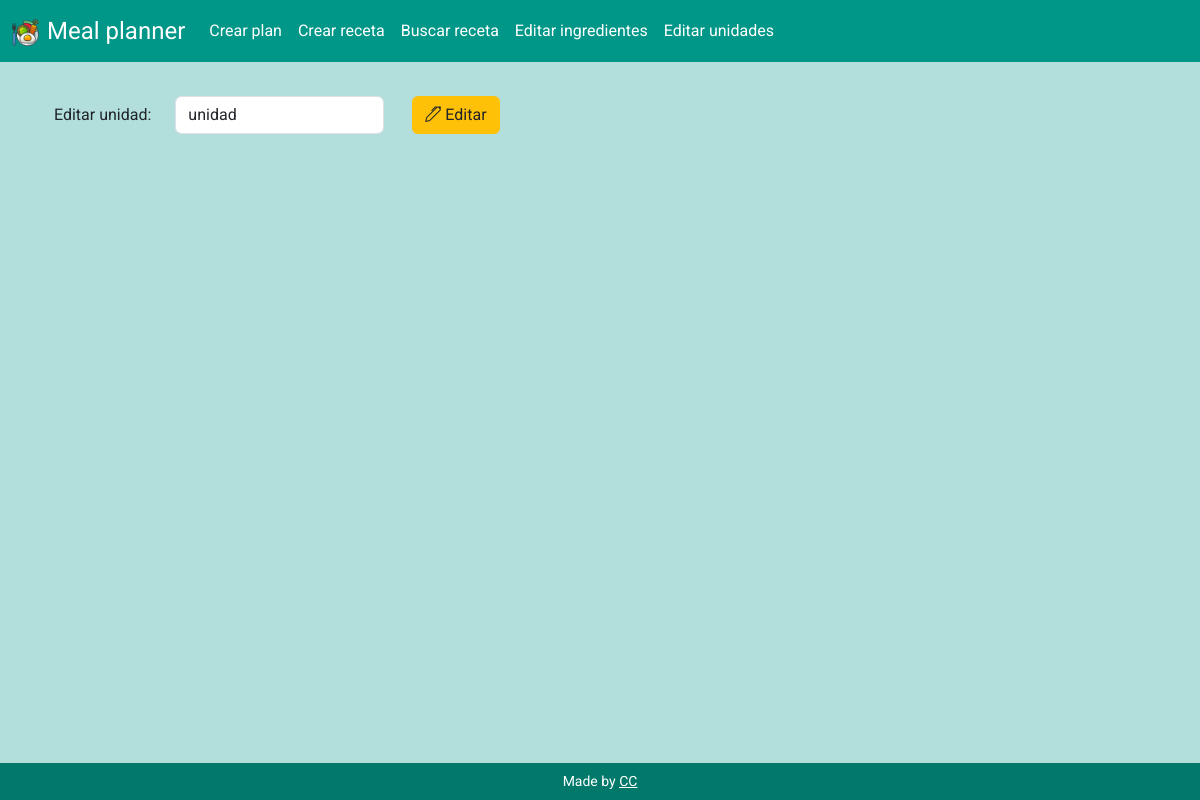
Page /edit_single_unit?unit_id=4 on the earlier database version.
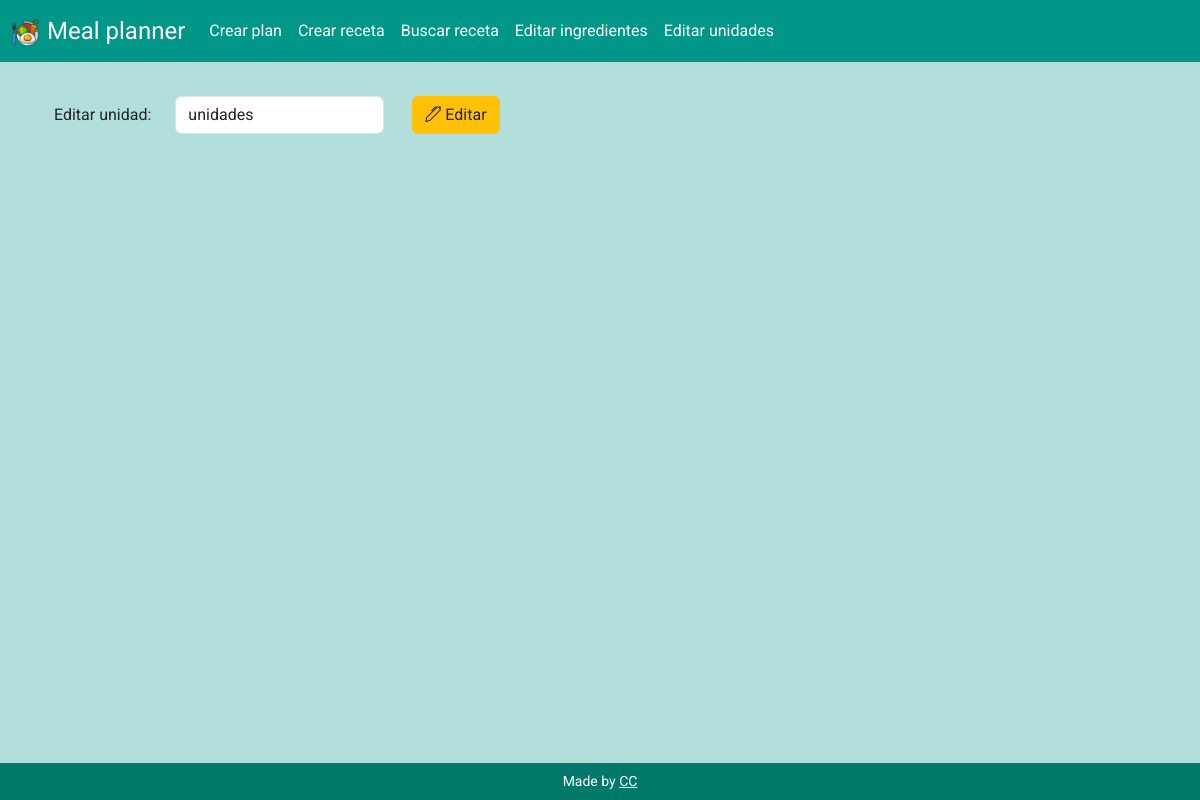
Same page on the later database version.
### tables this page shows
CREATE TABLE units (id INTEGER PRIMARY KEY AUTOINCREMENT NOT NULL, name TEXT NOT NULL);

### app.py (the view)
@app.route("/edit_single_unit", methods=["GET", "POST"])
def edit_single_unit():
    if request.method == "POST":
        unit_id = request.form.get("unit_id")
        unit_name = request.form.get("unit_name")
        if not unit_name:
            return render_template("result.html", msg="Please input a valid unit.")
        unit_name = unit_name.lower()
        try:
            with sqlite3.connect('meal_planner.db') as con:
                cur = con.cursor()
                cur.execute("UPDATE units SET name = ? WHERE id = ?", (unit_name, unit_id))
                con.commit()
                msg = "Record successfully edited in the database"
        except Exception as e:
            con.rollback()
            msg = "Error in the UPDATE: " + str(e)
        finally:
            con.close()
            return render_template('result.html', msg=msg)
    else:
        unit_id = request.args.get("unit_id")
        cur = db_connect()
        cur.execute("SELECT * FROM units WHERE id = ?", (unit_id,))
        unit = cur.fetchall()
        db_close(cur)
        return render_template("edit_single_unit.html", unit=unit)

### app.py (called while the page is built)
def db_connect():
    con = sqlite3.connect("meal_planner.db")
    con.row_factory = sqlite3.Row
    cur = con.cursor()
    return cur

def db_close(con):
    con.close()

@app.after_request
def after_request(response):
    response.headers["Cache-Control"] = "no-cache, no-store, must-revalidate"
    response.headers["Expires"] = 0
    response.headers["Pragma"] = "no-cache"
    return response

### templates/edit_single_unit.html (shortened to what this page needs)
{% extends "layout.html" %}
{% block main %}
    <section class="container-fluid">
        <form action="/edit_single_unit" method="post" class="row">
            <label for="unit_name" class="col-form-label col-auto">Editar unidad: </label>
            <div class="col-auto">
                <input type="text" class="form-control col-sm-3" id="unit_name" name="unit_name" value="{{ unit[0]["name"] }}">
            </div>
            <button type="submit" class="btn btn-color col-auto mx-3"><i class="bi bi-pen"></i>  Editar</button>
        </form>
    </section>
{% endblock %}

Differences in the rows shown:
changed units: unit_name "unidad" → "unidades"
